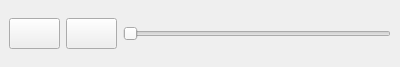
<?xml version="1.0" encoding="UTF-8"?>
<ui version="4.0">
 <class>DockWidget</class>
 <widget class="QDockWidget" name="DockWidget">
  <property name="geometry">
   <rect>
    <x>0</x>
    <y>0</y>
    <width>400</width>
    <height>67</height>
   </rect>
  </property>
  <property name="font">
   <font>
    <family>等线</family>
    <pointsize>12</pointsize>
    <weight>75</weight>
    <bold>true</bold>
   </font>
  </property>
  <property name="allowedAreas">
   <set>Qt::BottomDockWidgetArea|Qt::TopDockWidgetArea</set>
  </property>
  <property name="windowTitle">
   <string>DockWidget</string>
  </property>
  <widget class="QWidget" name="dockWidgetContents">
   <layout class="QHBoxLayout" name="horizontalLayout">
    <item>
     <widget class="QPushButton" name="play_button">
      <property name="text">
       <string/>
      </property>
      <property name="icon">
       <iconset>
        <normaloff>../icon/play.png</normaloff>
        <normalon>../icon/pause.png</normalon>../icon/play.png</iconset>
      </property>
      <property name="checkable">
       <bool>true</bool>
      </property>
     </widget>
    </item>
    <item>
     <widget class="QPushButton" name="replay_button">
      <property name="text">
       <string/>
      </property>
      <property name="icon">
       <iconset>
        <normaloff>../icon/replay.png</normaloff>../icon/replay.png</iconset>
      </property>
      <property name="checkable">
       <bool>false</bool>
      </property>
     </widget>
    </item>
    <item>
     <widget class="QSlider" name="process_slider">
      <property name="minimum">
       <number>0</number>
      </property>
      <property name="maximum">
       <number>0</number>
      </property>
      <property name="orientation">
       <enum>Qt::Horizontal</enum>
      </property>
     </widget>
    </item>
   </layout>
  </widget>
 </widget>
 <resources/>
 <connections/>
</ui>
